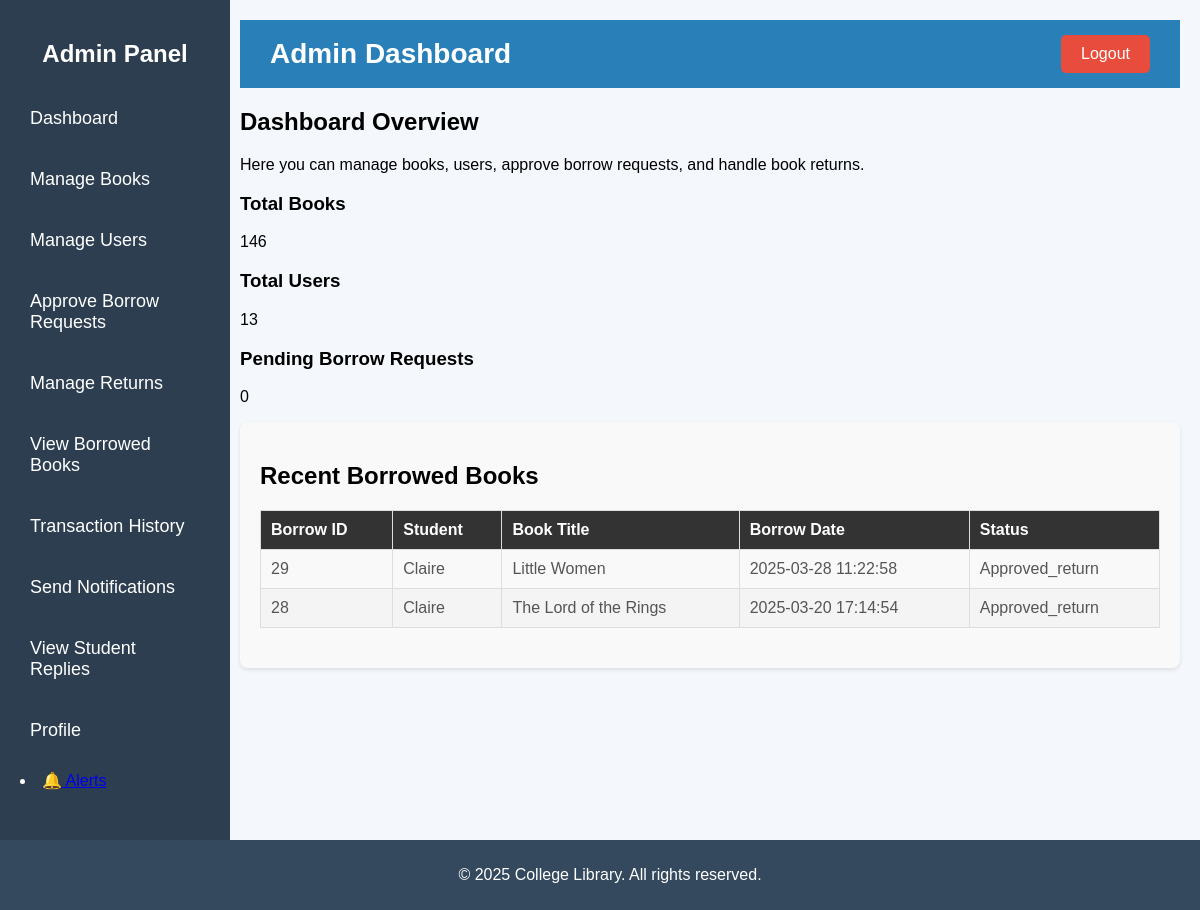
Screenshot of /admin/admin_dashboard.php (signed in) with the database file from the repository.
### tables this page shows
CREATE TABLE `tblborrow` (
  `borrow_id` int(11) NOT NULL,
  `user_id` int(11) NOT NULL,
  `book_id` int(11) NOT NULL,
  `borrow_date` timestamp NOT NULL DEFAULT current_timestamp(),
  `return_date` timestamp NULL DEFAULT NULL,
  `status` enum('pending','approved','returned','approved_return') DEFAULT 'pending',
  `penalty_id` int(11) DEFAULT NULL
);

CREATE TABLE `tblusers` (
  `user_id` int(11) NOT NULL,
  `username` varchar(50) NOT NULL,
  `password` varchar(255) NOT NULL,
  `role` enum('student','admin') NOT NULL DEFAULT 'student',
  `created_at` timestamp NOT NULL DEFAULT current_timestamp()
);

CREATE TABLE `tblbooks` (
  `book_id` int(11) NOT NULL,
  `title` varchar(255) NOT NULL,
  `author` varchar(255) NOT NULL,
  `genre` varchar(100) DEFAULT NULL,
  `status` enum('available','borrowed') NOT NULL DEFAULT 'available',
  `created_at` timestamp NOT NULL DEFAULT current_timestamp(),
  `Publisher` varchar(255) DEFAULT NULL,
  `ISBN` varchar(20) DEFAULT NULL,
  `edition` varchar(50) DEFAULT NULL
);

### admin/admin_dashboard.php (the view, shortened to what this page needs)
<?php
include('../connect_db.php');
?>
<!DOCTYPE html>
<html lang="en">
<head>
    <link rel="stylesheet" href="css/style.css">
</head>
<body>
    <div class="dashboard-container">
        <aside class="sidebar">
            <h2>Admin Panel</h2>
            <nav>
                <ul>
                    <li><a href="admin_dashboard.php">Dashboard</a></li>
                    <li><a href="manage_books.php">Manage Books</a></li>
                    <li><a href="manage_users.php">Manage Users</a></li>
                    <li><a href="approve_borrow.php">Approve Borrow Requests</a></li>
                    <li><a href="return_books.php">Manage Returns</a></li>
                    <li><a href="borrowed_books.php">View Borrowed Books</a></li>
                    <li><a href="admin_transactions.php">Transaction History</a></li>
                    <li><a href="send_notification.php">Send Notifications</a></li>
                    <li><a href="view_replies.php">View Student Replies</a></li>
                    <li><a href="admin_profile.php" class="active">Profile</a></li>
                </ul>
            </nav>
                <li>
    <a href="admin_alerts.php">🔔 Alerts
    </a>
</li>
        </aside>
        <main class="main-content">
            <header class="top-bar">
                <h1>Admin Dashboard</h1>
                <a href="logout.php" class="logout-btn">Logout</a>
            </header>
            <section class="dashboard-info">
                <h2>Dashboard Overview</h2>
                <p>Here you can manage books, users, approve borrow requests, and handle book returns.</p>
                <div class="stats">
                    <div class="stat-box">
                        <h3>Total Books</h3>
                        <p>
                            <?php
                            $result = $conn->query("SELECT COUNT(*) AS total_books FROM tblbooks");
                            $row = $result->fetch_assoc();
                            echo $row['total_books'];
                            ?>
                        </p>
                    </div>
                    <div class="stat-box">
                        <h3>Total Users</h3>
                        <p>
                            <?php
                            $result = $conn->query("SELECT COUNT(*) AS total_users FROM tblusers");
                            $row = $result->fetch_assoc();
                            echo $row['total_users'];
                            ?>
                        </p>
                    </div>
                    <div class="stat-box">
                        <h3>Pending Borrow Requests</h3>
                        <p>
                            <?php
                            $result = $conn->query("SELECT COUNT(*) AS pending_requests FROM tblborrow WHERE status = 'pending'");
                            $row = $result->fetch_assoc();
                            echo $row['pending_requests'];
                            ?>
                        </p>
                    </div>
                </div>
            </section>
            <section class="borrowed-books">
                <h2>Recent Borrowed Books</h2>
                <table>
                    <thead>
                        <tr>
                            <th>Borrow ID</th>
                            <th>Student</th>
                            <th>Book Title</th>
                            <th>Borrow Date</th>
                            <th>Status</th>
                        </tr>
                    </thead>
                    <tbody>
                        <?php
                        $query = "
                            SELECT b.borrow_id, u.username AS student, bk.title AS book_title, b.borrow_date, b.status
                            FROM tblborrow b
                            JOIN tblusers u ON b.user_id = u.user_id
                            JOIN tblbooks bk ON b.book_id = bk.book_id
                            ORDER BY b.borrow_id DESC
                        ";
                        $result = $conn->query($query);
                        while ($row = $result->fetch_assoc()) :
                        ?>
                            <tr>
                                <td><?= $row['borrow_id'] ?></td>
                                <td><?= htmlspecialchars($row['student']) ?></td>
                                <td><?= htmlspecialchars($row['book_title']) ?></td>
                                <td><?= $row['borrow_date'] ?></td>
                                <td><?= ucfirst($row['status']) ?></td>
                            </tr>
                        <?php endwhile; ?>
                    </tbody>
                </table>
            </section>
        </main>
    </div>
    <footer>
        <p>&copy; 2025 College Library. All rights reserved.</p>
    </footer>
</body>
</html>

### admin/css/style.css (style rules this page uses)
body { font-family: 'Arial', sans-serif; margin: 0; padding: 0; background-color: #f4f7fc; overflow-x: hidden; }
.dashboard-container { display: flex; min-height: 100vh; flex-direction: row; }
.sidebar { width: 190px; background-color: #2c3e50; color: #fff; padding: 20px; position: fixed; top: 0; bottom: 0; left: 0; overflow-y: auto; }
.sidebar h2 { text-align: center; font-size: 24px; margin-bottom: 30px; }
.sidebar nav ul { list-style-type: none; padding: 0; }
.sidebar nav ul li { margin: 20px 0; }
.sidebar nav ul li a { color: #fff; text-decoration: none; font-size: 18px; display: block; padding: 10px; transition: background-color 0.3s; }
.main-content { margin-left: 220px; padding: 20px; width: calc(100% - 220px); height: 100vh; overflow-y: auto; }
.top-bar { display: flex; justify-content: space-between; align-items: center; background-color: #2980b9; color: #fff; padding: 15px 30px; margin-bottom: 20px; }
.top-bar h1 { margin: 0; font-size: 28px; }
.logout-btn { background-color: #e74c3c; color: #fff; padding: 10px 20px; border: none; cursor: pointer; text-decoration: none; font-size: 16px; border-radius: 5px; }
.borrowed-books { background-color: #f9f9f9; padding: 20px; border-radius: 8px; box-shadow: 0 2px 4px rgba(0, 0, 0, 0.1); }
.borrowed-books h2 { font-size: 1.5em; margin-bottom: 20px; }
table { width: 100%; border-collapse: collapse; margin-bottom: 20px; }
table th, table td { border: 1px solid #ddd; padding: 10px; text-align: left; }
table th { background-color: #333; color: #fff; font-weight: bold; }
table tr:nth-child(even) { background-color: #f4f4f4; }
table td { color: #555; }
footer { text-align: center; padding: 10px; background-color: #34495e; color: #fff; position: relative; width: 100%; }

### rows the page displays
tblborrow: borrow_id "29", user.username "Claire", book.title "Little Women", borrow_date "2025-03-28 11:22:58", status "Approved_return"
tblborrow: borrow_id "28", user.username "Claire", book.title "The Lord of the Rings", borrow_date "2025-03-20 17:14:54", status "Approved_return"

### other values shown
$row['total_books'] "146"
$row['total_users'] "13"
$row['pending_requests'] "0"
